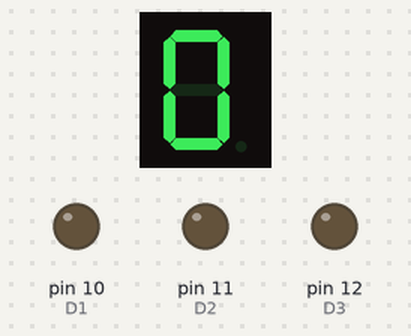
This sketch was run on a simulated Arduino Uno, built with avr-gcc and run on an emulated ATmega328P. Shown: 1-digit seven-segment display, output pins drawn as LEDs (lit = HIGH). Wiring (inferred from the names in the program): 1-digit 7-segment display, segments lit when HIGH: segments pin 2, pin 3, pin 4, pin 5, pin 6, pin 7, pin 8, pin 9. The segment pins are drawn as the display they are named for; pins used as bus, display or sensor lines are not drawn.

Above: at 0.1 s.
At 1.1 s:
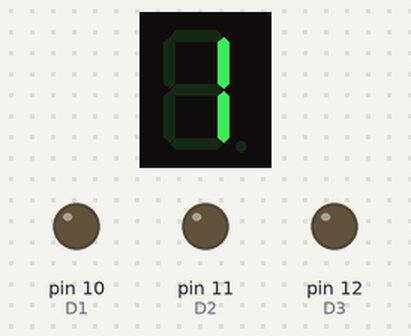
At 2.1 s:
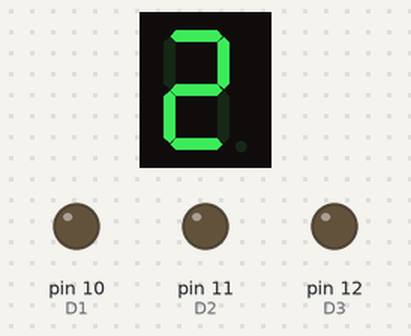
At 5.1 s:
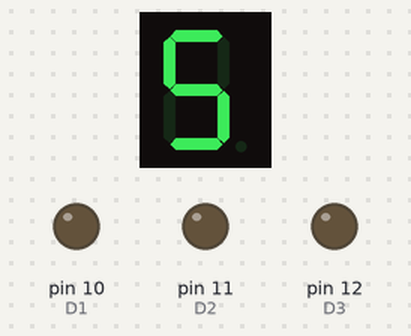
At 7.1 s:
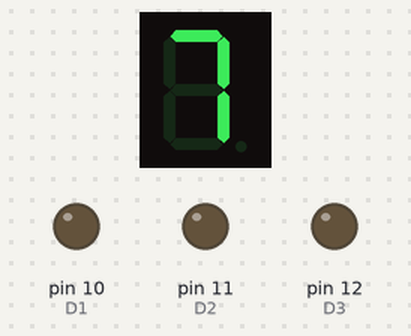
At 10.1 s:
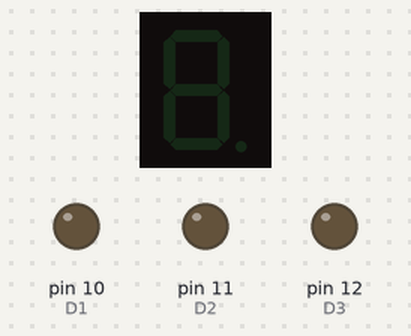

Measured:
- by itself, everything shown: repeats every 13.0 s, in 11 steps
- what the display in image 1 shows lasts 1.0 s, from 1.0 s to 2.0 s
- what the display in image 5 shows lasts 3.0 s, from 10.0 s to 13.0 s

The sketch:

4Digit_7Segment.ino
```cpp
int D1 = 10;
int D2 = 11;
int D3 = 12;
int D4 = 13;


const byte numeral[11]={
B11111100, //untuk angka 0
B01100000, //untuk angka 1
B11011010, //untuk angka 2
B11110010, //untuk angka 3
B01100110, //untuk angka 4
B10110110, //untuk angka 5
B10111110, //untuk angka 6
B11100000, //untuk angka 7
B11111110, //untuk angka 8
B11110110, //untuk angka 9
B00000000, //tanpa menampilkan apapun
};

//inisialisasi pin yang digunakan
const int segmentPins[8]= { 9, 8, 7, 6, 5, 4, 3, 2 }; //dp,g,f,e,d,c,b,a

void setup(){
for (int i=0; i < 8; i++){
pinMode(segmentPins[i], OUTPUT);
}
  pinMode(D1, OUTPUT);
  pinMode(D2, OUTPUT);
  pinMode(D3, OUTPUT);
  pinMode(D4, OUTPUT);
}

void loop(){
for (int i=0; i <=10; i++){
tunjukanAngka(i);
delay(1000);
}
delay(2000); }

void tunjukanAngka (int number){
boolean isBitSet;
for (int segment=1; segment < 8; segment++){
isBitSet= bitRead(numeral[number], segment);
digitalWrite(segmentPins[segment], isBitSet); }
}
```
